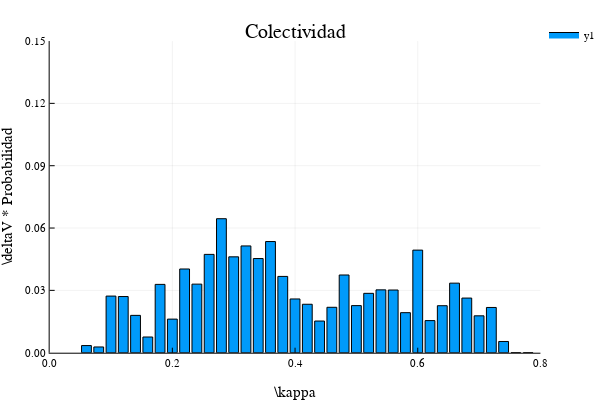

Here is the notebook cell this chart was saved with:
### Markdown cell above
## Colectividad

### Code cell
# Los bins van de 0 a la fqcia más alta + 10%
top_κ = maximum(κ_modes_2w9y)
bins_κ = collect(0.05:.02:.8)

# Histograma ponderado
Wbins_κ_2w9y, Whis_κ_2w9y = WeightedHist(κ_modes_2w9y, bins_κ, abs.(vgv_2w9y), true, false);

bar(Wbins_κ_2w9y, Whis_κ_2w9y,
    title = "Colectividad",
    xlims = (0, .8), ylims = (0, .15),
    yaxis = "\\deltaV * Probabilidad", xaxis = "\\kappa")

### Figure 1 — Plotly figure (JSON) as saved in the notebook; plotly's stock layout.template omitted (floating-point values rounded to 4 significant figures)
{"data": [{"fill": "tozeroy", "fillcolor": "rgba(0, 154, 250, 1.000)", "legendgroup": "y1", "line": {"color": "rgba(0, 0, 0, 1)", "dash": "solid", "width": 1}, "mode": "lines", "name": "y1", "showlegend": true, "type": "scatter", "x": [0.052, 0.052, 0.068, 0.068, 0.052, 0.052], "xaxis": "x", "y": [0.003433, 0, 0, 0.003433, 0.003433, 0.003433], "yaxis": "y"}, {"fill": "tozeroy", "fillcolor": "rgba(0, 154, 250, 1.000)", "legendgroup": "y1", "line": {"color": "rgba(0, 0, 0, 1)", "dash": "solid", "width": 1}, "mode": "lines", "name": "y1", "showlegend": false, "type": "scatter", "x": [0.072, 0.072, 0.088, 0.088, 0.072, 0.072], "xaxis": "x", "y": [0.002769, 0, 0, 0.002769, 0.002769, 0.002769], "yaxis": "y"}, {"fill": "tozeroy", "fillcolor": "rgba(0, 154, 250, 1.000)", "legendgroup": "y1", "line": {"color": "rgba(0, 0, 0, 1)", "dash": "solid", "width": 1}, "mode": "lines", "name": "y1", "showlegend": false, "type": "scatter", "x": [0.092, 0.092, 0.108, 0.108, 0.092, 0.092], "xaxis": "x", "y": [0.02725, 0, 0, 0.02725, 0.02725, 0.02725], "yaxis": "y"}, {"fill": "tozeroy", "fillcolor": "rgba(0, 154, 250, 1.000)", "legendgroup": "y1", "line": {"color": "rgba(0, 0, 0, 1)", "dash": "solid", "width": 1}, "mode": "lines", "name": "y1", "showlegend": false, "type": "scatter", "x": [0.112, 0.112, 0.128, 0.128, 0.112, 0.112], "xaxis": "x", "y": [0.02704, 0, 0, 0.02704, 0.02704, 0.02704], "yaxis": "y"}, {"fill": "tozeroy", "fillcolor": "rgba(0, 154, 250, 1.000)", "legendgroup": "y1", "line": {"color": "rgba(0, 0, 0, 1)", "dash": "solid", "width": 1}, "mode": "lines", "name": "y1", "showlegend": false, "type": "scatter", "x": [0.132, 0.132, 0.148, 0.148, 0.132, 0.132], "xaxis": "x", "y": [0.01797, 0, 0, 0.01797, 0.01797, 0.01797], "yaxis": "y"}, {"fill": "tozeroy", "fillcolor": "rgba(0, 154, 250, 1.000)", "legendgroup": "y1", "line": {"color": "rgba(0, 0, 0, 1)", "dash": "solid", "width": 1}, "mode": "lines", "name": "y1", "showlegend": false, "type": "scatter", "x": [0.152, 0.152, 0.168, 0.168, 0.152, 0.152], "xaxis": "x", "y": [0.007558, 0, 0, 0.007558, 0.007558, 0.007558], "yaxis": "y"}, {"fill": "tozeroy", "fillcolor": "rgba(0, 154, 250, 1.000)", "legendgroup": "y1", "line": {"color": "rgba(0, 0, 0, 1)", "dash": "solid", "width": 1}, "mode": "lines", "name": "y1", "showlegend": false, "type": "scatter", "x": [0.172, 0.172, 0.188, 0.188, 0.172, 0.172], "xaxis": "x", "y": [0.03288, 0, 0, 0.03288, 0.03288, 0.03288], "yaxis": "y"}, {"fill": "tozeroy", "fillcolor": "rgba(0, 154, 250, 1.000)", "legendgroup": "y1", "line": {"color": "rgba(0, 0, 0, 1)", "dash": "solid", "width": 1}, "mode": "lines", "name": "y1", "showlegend": false, "type": "scatter", "x": [0.192, 0.192, 0.208, 0.208, 0.192, 0.192], "xaxis": "x", "y": [0.01617, 0, 0, 0.01617, 0.01617, 0.01617], "yaxis": "y"}, {"fill": "tozeroy", "fillcolor": "rgba(0, 154, 250, 1.000)", "legendgroup": "y1", "line": {"color": "rgba(0, 0, 0, 1)", "dash": "solid", "width": 1}, "mode": "lines", "name": "y1", "showlegend": false, "type": "scatter", "x": [0.212, 0.212, 0.228, 0.228, 0.212, 0.212], "xaxis": "x", "y": [0.04029, 0, 0, 0.04029, 0.04029, 0.04029], "yaxis": "y"}, {"fill": "tozeroy", "fillcolor": "rgba(0, 154, 250, 1.000)", "legendgroup": "y1", "line": {"color": "rgba(0, 0, 0, 1)", "dash": "solid", "width": 1}, "mode": "lines", "name": "y1", "showlegend": false, "type": "scatter", "x": [0.232, 0.232, 0.248, 0.248, 0.232, 0.232], "xaxis": "x", "y": [0.033, 0, 0, 0.033, 0.033, 0.033], "yaxis": "y"}, {"fill": "tozeroy", "fillcolor": "rgba(0, 154, 250, 1.000)", "legendgroup": "y1", "line": {"color": "rgba(0, 0, 0, 1)", "dash": "solid", "width": 1}, "mode": "lines", "name": "y1", "showlegend": false, "type": "scatter", "x": [0.252, 0.252, 0.268, 0.268, 0.252, 0.252], "xaxis": "x", "y": [0.04732, 0, 0, 0.04732, 0.04732, 0.04732], "yaxis": "y"}, {"fill": "tozeroy", "fillcolor": "rgba(0, 154, 250, 1.000)", "legendgroup": "y1", "line": {"color": "rgba(0, 0, 0, 1)", "dash": "solid", "width": 1}, "mode": "lines", "name": "y1", "showlegend": false, "type": "scatter", "x": [0.272, 0.272, 0.288, 0.288, 0.272, 0.272], "xaxis": "x", "y": [0.06449, 0, 0, 0.06449, 0.06449, 0.06449], "yaxis": "y"}, {"fill": "tozeroy", "fillcolor": "rgba(0, 154, 250, 1.000)", "legendgroup": "y1", "line": {"color": "rgba(0, 0, 0, 1)", "dash": "solid", "width": 1}, "mode": "lines", "name": "y1", "showlegend": false, "type": "scatter", "x": [0.292, 0.292, 0.308, 0.308, 0.292, 0.292], "xaxis": "x", "y": [0.04614, 0, 0, 0.04614, 0.04614, 0.04614], "yaxis": "y"}, {"fill": "tozeroy", "fillcolor": "rgba(0, 154, 250, 1.000)", "legendgroup": "y1", "line": {"color": "rgba(0, 0, 0, 1)", "dash": "solid", "width": 1}, "mode": "lines", "name": "y1", "showlegend": false, "type": "scatter", "x": [0.312, 0.312, 0.328, 0.328, 0.312, 0.312], "xaxis": "x", "y": [0.05139, 0, 0, 0.05139, 0.05139, 0.05139], "yaxis": "y"}, {"fill": "tozeroy", "fillcolor": "rgba(0, 154, 250, 1.000)", "legendgroup": "y1", "line": {"color": "rgba(0, 0, 0, 1)", "dash": "solid", "width": 1}, "mode": "lines", "name": "y1", "showlegend": false, "type": "scatter", "x": [0.332, 0.332, 0.348, 0.348, 0.332, 0.332], "xaxis": "x", "y": [0.04532, 0, 0, 0.04532, 0.04532, 0.04532], "yaxis": "y"}, {"fill": "tozeroy", "fillcolor": "rgba(0, 154, 250, 1.000)", "legendgroup": "y1", "line": {"color": "rgba(0, 0, 0, 1)", "dash": "solid", "width": 1}, "mode": "lines", "name": "y1", "showlegend": false, "type": "scatter", "x": [0.352, 0.352, 0.368, 0.368, 0.352, 0.352], "xaxis": "x", "y": [0.05351, 0, 0, 0.05351, 0.05351, 0.05351], "yaxis": "y"}, {"fill": "tozeroy", "fillcolor": "rgba(0, 154, 250, 1.000)", "legendgroup": "y1", "line": {"color": "rgba(0, 0, 0, 1)", "dash": "solid", "width": 1}, "mode": "lines", "name": "y1", "showlegend": false, "type": "scatter", "x": [0.372, 0.372, 0.388, 0.388, 0.372, 0.372], "xaxis": "x", "y": [0.03672, 0, 0, 0.03672, 0.03672, 0.03672], "yaxis": "y"}, {"fill": "tozeroy", "fillcolor": "rgba(0, 154, 250, 1.000)", "legendgroup": "y1", "line": {"color": "rgba(0, 0, 0, 1)", "dash": "solid", "width": 1}, "mode": "lines", "name": "y1", "showlegend": false, "type": "scatter", "x": [0.392, 0.392, 0.408, 0.408, 0.392, 0.392], "xaxis": "x", "y": [0.02586, 0, 0, 0.02586, 0.02586, 0.02586], "yaxis": "y"}, {"fill": "tozeroy", "fillcolor": "rgba(0, 154, 250, 1.000)", "legendgroup": "y1", "line": {"color": "rgba(0, 0, 0, 1)", "dash": "solid", "width": 1}, "mode": "lines", "name": "y1", "showlegend": false, "type": "scatter", "x": [0.412, 0.412, 0.428, 0.428, 0.412, 0.412], "xaxis": "x", "y": [0.02332, 0, 0, 0.02332, 0.02332, 0.02332], "yaxis": "y"}, {"fill": "tozeroy", "fillcolor": "rgba(0, 154, 250, 1.000)", "legendgroup": "y1", "line": {"color": "rgba(0, 0, 0, 1)", "dash": "solid", "width": 1}, "mode": "lines", "name": "y1", "showlegend": false, "type": "scatter", "x": [0.432, 0.432, 0.448, 0.448, 0.432, 0.432], "xaxis": "x", "y": [0.01525, 0, 0, 0.01525, 0.01525, 0.01525], "yaxis": "y"}, {"fill": "tozeroy", "fillcolor": "rgba(0, 154, 250, 1.000)", "legendgroup": "y1", "line": {"color": "rgba(0, 0, 0, 1)", "dash": "solid", "width": 1}, "mode": "lines", "name": "y1", "showlegend": false, "type": "scatter", "x": [0.452, 0.452, 0.468, 0.468, 0.452, 0.452], "xaxis": "x", "y": [0.02186, 0, 0, 0.02186, 0.02186, 0.02186], "yaxis": "y"}, {"fill": "tozeroy", "fillcolor": "rgba(0, 154, 250, 1.000)", "legendgroup": "y1", "line": {"color": "rgba(0, 0, 0, 1)", "dash": "solid", "width": 1}, "mode": "lines", "name": "y1", "showlegend": false, "type": "scatter", "x": [0.472, 0.472, 0.488, 0.488, 0.472, 0.472], "xaxis": "x", "y": [0.0374, 0, 0, 0.0374, 0.0374, 0.0374], "yaxis": "y"}, {"fill": "tozeroy", "fillcolor": "rgba(0, 154, 250, 1.000)", "legendgroup": "y1", "line": {"color": "rgba(0, 0, 0, 1)", "dash": "solid", "width": 1}, "mode": "lines", "name": "y1", "showlegend": false, "type": "scatter", "x": [0.492, 0.492, 0.508, 0.508, 0.492, 0.492], "xaxis": "x", "y": [0.02266, 0, 0, 0.02266, 0.02266, 0.02266], "yaxis": "y"}, {"fill": "tozeroy", "fillcolor": "rgba(0, 154, 250, 1.000)", "legendgroup": "y1", "line": {"color": "rgba(0, 0, 0, 1)", "dash": "solid", "width": 1}, "mode": "lines", "name": "y1", "showlegend": false, "type": "scatter", "x": [0.512, 0.512, 0.528, 0.528, 0.512, 0.512], "xaxis": "x", "y": [0.02858, 0, 0, 0.02858, 0.02858, 0.02858], "yaxis": "y"}, {"fill": "tozeroy", "fillcolor": "rgba(0, 154, 250, 1.000)", "legendgroup": "y1", "line": {"color": "rgba(0, 0, 0, 1)", "dash": "solid", "width": 1}, "mode": "lines", "name": "y1", "showlegend": false, "type": "scatter", "x": [0.532, 0.532, 0.548, 0.548, 0.532, 0.532], "xaxis": "x", "y": [0.03024, 0, 0, 0.03024, 0.03024, 0.03024], "yaxis": "y"}, {"fill": "tozeroy", "fillcolor": "rgba(0, 154, 250, 1.000)", "legendgroup": "y1", "line": {"color": "rgba(0, 0, 0, 1)", "dash": "solid", "width": 1}, "mode": "lines", "name": "y1", "showlegend": false, "type": "scatter", "x": [0.552, 0.552, 0.568, 0.568, 0.552, 0.552], "xaxis": "x", "y": [0.03017, 0, 0, 0.03017, 0.03017, 0.03017], "yaxis": "y"}, {"fill": "tozeroy", "fillcolor": "rgba(0, 154, 250, 1.000)", "legendgroup": "y1", "line": {"color": "rgba(0, 0, 0, 1)", "dash": "solid", "width": 1}, "mode": "lines", "name": "y1", "showlegend": false, "type": "scatter", "x": [0.572, 0.572, 0.588, 0.588, 0.572, 0.572], "xaxis": "x", "y": [0.01927, 0, 0, 0.01927, 0.01927, 0.01927], "yaxis": "y"}, {"fill": "tozeroy", "fillcolor": "rgba(0, 154, 250, 1.000)", "legendgroup": "y1", "line": {"color": "rgba(0, 0, 0, 1)", "dash": "solid", "width": 1}, "mode": "lines", "name": "y1", "showlegend": false, "type": "scatter", "x": [0.592, 0.592, 0.608, 0.608, 0.592, 0.592], "xaxis": "x", "y": [0.04938, 0, 0, 0.04938, 0.04938, 0.04938], "yaxis": "y"}, {"fill": "tozeroy", "fillcolor": "rgba(0, 154, 250, 1.000)", "legendgroup": "y1", "line": {"color": "rgba(0, 0, 0, 1)", "dash": "solid", "width": 1}, "mode": "lines", "name": "y1", "showlegend": false, "type": "scatter", "x": [0.612, 0.612, 0.628, 0.628, 0.612, 0.612], "xaxis": "x", "y": [0.01545, 0, 0, 0.01545, 0.01545, 0.01545], "yaxis": "y"}, {"fill": "tozeroy", "fillcolor": "rgba(0, 154, 250, 1.000)", "legendgroup": "y1", "line": {"color": "rgba(0, 0, 0, 1)", "dash": "solid", "width": 1}, "mode": "lines", "name": "y1", "showlegend": false, "type": "scatter", "x": [0.632, 0.632, 0.648, 0.648, 0.632, 0.632], "xaxis": "x", "y": [0.02262, 0, 0, 0.02262, 0.02262, 0.02262], "yaxis": "y"}, {"fill": "tozeroy", "fillcolor": "rgba(0, 154, 250, 1.000)", "legendgroup": "y1", "line": {"color": "rgba(0, 0, 0, 1)", "dash": "solid", "width": 1}, "mode": "lines", "name": "y1", "showlegend": false, "type": "scatter", "x": [0.652, 0.652, 0.668, 0.668, 0.652, 0.652], "xaxis": "x", "y": [0.03347, 0, 0, 0.03347, 0.03347, 0.03347], "yaxis": "y"}, {"fill": "tozeroy", "fillcolor": "rgba(0, 154, 250, 1.000)", "legendgroup": "y1", "line": {"color": "rgba(0, 0, 0, 1)", "dash": "solid", "width": 1}, "mode": "lines", "name": "y1", "showlegend": false, "type": "scatter", "x": [0.672, 0.672, 0.688, 0.688, 0.672, 0.672], "xaxis": "x", "y": [0.02629, 0, 0, 0.02629, 0.02629, 0.02629], "yaxis": "y"}, {"fill": "tozeroy", "fillcolor": "rgba(0, 154, 250, 1.000)", "legendgroup": "y1", "line": {"color": "rgba(0, 0, 0, 1)", "dash": "solid", "width": 1}, "mode": "lines", "name": "y1", "showlegend": false, "type": "scatter", "x": [0.692, 0.692, 0.708, 0.708, 0.692, 0.692], "xaxis": "x", "y": [0.01775, 0, 0, 0.01775, 0.01775, 0.01775], "yaxis": "y"}, {"fill": "tozeroy", "fillcolor": "rgba(0, 154, 250, 1.000)", "legendgroup": "y1", "line": {"color": "rgba(0, 0, 0, 1)", "dash": "solid", "width": 1}, "mode": "lines", "name": "y1", "showlegend": false, "type": "scatter", "x": [0.712, 0.712, 0.728, 0.728, 0.712, 0.712], "xaxis": "x", "y": [0.02177, 0, 0, 0.02177, 0.02177, 0.02177], "yaxis": "y"}, {"fill": "tozeroy", "fillcolor": "rgba(0, 154, 250, 1.000)", "legendgroup": "y1", "line": {"color": "rgba(0, 0, 0, 1)", "dash": "solid", "width": 1}, "mode": "lines", "name": "y1", "showlegend": false, "type": "scatter", "x": [0.732, 0.732, 0.748, 0.748, 0.732, 0.732], "xaxis": "x", "y": [0.005406, 0, 0, 0.005406, 0.005406, 0.005406], "yaxis": "y"}, {"fill": "tozeroy", "fillcolor": "rgba(0, 154, 250, 1.000)", "legendgroup": "y1", "line": {"color": "rgba(0, 0, 0, 1)", "dash": "solid", "width": 1}, "mode": "lines", "name": "y1", "showlegend": false, "type": "scatter", "x": [0.752, 0.752, 0.768, 0.768, 0.752, 0.752], "xaxis": "x", "y": [0, 0, 0, 0, 0, 0], "yaxis": "y"}, {"fill": "tozeroy", "fillcolor": "rgba(0, 154, 250, 1.000)", "legendgroup": "y1", "line": {"color": "rgba(0, 0, 0, 1)", "dash": "solid", "width": 1}, "mode": "lines", "name": "y1", "showlegend": false, "type": "scatter", "x": [0.772, 0.772, 0.788, 0.788, 0.772, 0.772], "xaxis": "x", "y": [0, 0, 0, 0, 0, 0], "yaxis": "y"}], "layout": {"annotations": [{"font": {"color": "rgba(0, 0, 0, 1)", "family": "sans-serif", "size": 20}, "rotation": 0, "showarrow": false, "text": "Colectividad", "x": 0.5424, "xanchor": "center", "xref": "paper", "y": 1, "yanchor": "top", "yref": "paper"}], "height": 400, "legend": {"bgcolor": "rgba(255, 255, 255, 1.000)", "bordercolor": "rgba(0, 0, 0, 1)", "font": {"color": "rgba(0, 0, 0, 1)", "family": "sans-serif", "size": 11}, "tracegroupgap": 0, "x": 1, "y": 1}, "margin": {"b": 20, "l": 0, "r": 0, "t": 20}, "paper_bgcolor": "rgba(255, 255, 255, 1.000)", "plot_bgcolor": "rgba(255, 255, 255, 1.000)", "showlegend": true, "width": 600, "xaxis": {"anchor": "y", "domain": [0.09128, 0.9934], "gridcolor": "rgba(0, 0, 0, 0.1)", "gridwidth": 0.5, "linecolor": "rgba(0, 0, 0, 1)", "mirror": false, "range": [0, 0.8], "showgrid": true, "showline": true, "showticklabels": true, "tickangle": 0, "tickcolor": "rgb(0, 0, 0)", "tickfont": {"color": "rgba(0, 0, 0, 1)", "family": "sans-serif", "size": 11}, "tickmode": "array", "ticks": "inside", "ticktext": ["0.0", "0.2", "0.4", "0.6", "0.8"], "tickvals": [0, 0.2, 0.4, 0.6, 0.8], "title": "\\kappa", "titlefont": {"color": "rgba(0, 0, 0, 1)", "family": "sans-serif", "size": 15}, "type": "linear", "visible": true, "zeroline": false, "zerolinecolor": "rgba(0, 0, 0, 1)"}, "yaxis": {"anchor": "x", "domain": [0.07581, 0.9415], "gridcolor": "rgba(0, 0, 0, 0.1)", "gridwidth": 0.5, "linecolor": "rgba(0, 0, 0, 1)", "mirror": false, "range": [0, 0.15], "showgrid": true, "showline": true, "showticklabels": true, "tickangle": 0, "tickcolor": "rgb(0, 0, 0)", "tickfont": {"color": "rgba(0, 0, 0, 1)", "family": "sans-serif", "size": 11}, "tickmode": "array", "ticks": "inside", "ticktext": ["0.00", "0.03", "0.06", "0.09", "0.12", "0.15"], "tickvals": [0, 0.03, 0.06, 0.09, 0.12, 0.15], "title": "\\deltaV * Probabilidad", "titlefont": {"color": "rgba(0, 0, 0, 1)", "family": "sans-serif", "size": 15}, "type": "linear", "visible": true, "zeroline": false, "zerolinecolor": "rgba(0, 0, 0, 1)"}}}
